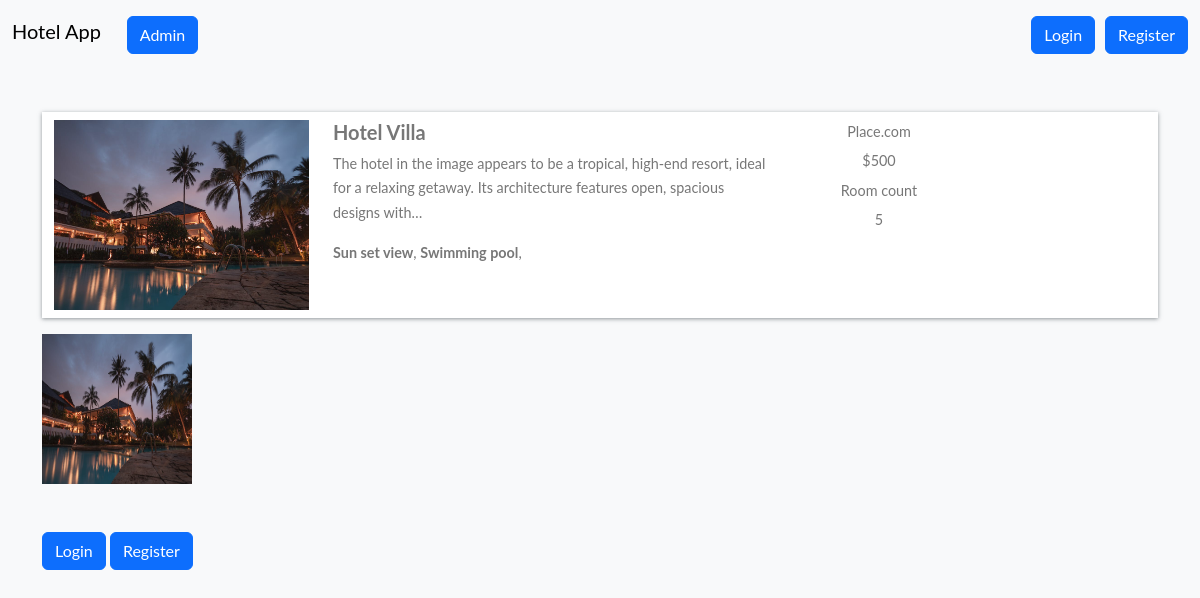
Screenshot of /hotel-detail/518b0b0fa81242f0a5b8b65322e71307/ with the database file from the repository.
### home/models.py (models this page shows, shortened)
class BaseModel(models.Model):
    uid = models.UUIDField(default=uuid.uuid4   , editable=False , primary_key=True)
    created_at = models.DateField(auto_now_add=True)
    updated_at = models.DateField(auto_now_add=True)
    class Meta:
        abstract = True

class Hotel(BaseModel):
    hotel_name= models.CharField(max_length=100)
    hotel_price = models.IntegerField()
    description = models.TextField()
    amenities = models.ManyToManyField(Amenities)
    room_count = models.IntegerField(default=10)

class HotelImages(BaseModel):
    hotel= models.ForeignKey(Hotel ,related_name="images", on_delete=models.CASCADE)
    images = models.ImageField(upload_to="hotels")

class Amenities(BaseModel):
    amenity_name = models.CharField(max_length=100)

### home/views.py (the view, shortened to what this page needs)
# urls.py: path('hotel-detail/<uid>/' , hotel_detail , name="hotel_detail"),
def hotel_detail(request,uid):
    hotel_obj = Hotel.objects.get(uid = uid)
    return render(request , 'hotel_detail.html' ,{
        'hotels_obj' :hotel_obj
    })

### home/templates/hotel_detail.html
{% extends "base.html" %}
{% block start %}
<div class="container mt-5 pt-5">
    <div class="row search-card-result">
        <div class="col-md-3">
            <a href="/hotel-detail/{{hotels_obj.uid}}">
                <img class="img-fluid" src="/media/{{hotels_obj.images.first.images}}" alt="Card image cap">
            </a>
        </div>
        <div class="col-md-5">
            <h5>{{hotels_obj.hotel_name}}</h5>
            <p>
                {{hotels_obj.description|truncatechars:150}}
            </p>
            <p>
                {%for amenitie in hotels_obj.amenities.all %}
                <b>{{amenitie.amenity_name}}</b>,
                {% endfor %}
            </p>
        </div>
        <div class="col-md-2 border-left text-center more-offers">
            <p>Place.com</p>
            <p>${{hotels_obj.hotel_price}}</p>
            <p>Room count</p>
            <p>{{hotels_obj.room_count}}</p>
        </div>
    </div>
    <div class="row">
        {% for image in hotels_obj.images.all %}
        <div class="col-md-2">
            <img src="/media/{{image.images}}" style="height: 150px ; width:150px">
        </div>
        {% endfor %}
    </div>
    {% if request.user.is_authenticated %}
    <div class="filter-card">
        <h5>Book Hotel</h5>
        {%include "messages.html"%}
        <form method="post">
            {% csrf_token %}
            <div class="row form-group">
                <div class="col-md-12">
                    <label for="mintopay">Check in</label>
                    <p>
                        <input type="date" name="checkin" id="checkin" class="form-control">
                    </p>
                </div>
                <div class="col-md-12">
                    <label for="maxtopay">Check out</label>
                    <p>
                        <input type="date" name="checkout" id="checkout" class="form-control">
                    </p>
                </div>
            </div>
            <div class="row form-group">
                <div class="col-md-12">
                    <input type="submit" class="btn btn-primary btn-block" value="Book">
                </div>
            </div>
        </form>
    </div>
    {% else %}
    <a href="/login/" class="btn btn-primary mt-5 ">Login</a>
    <a href="/register/" class="btn btn-primary mt-5 ">Register</a>
    {% endif %}
</div>
{% endblock %}

### home/templates/base.html (style rules this page uses)
body { font-family: "Lato", Arial, sans-serif; font-weight: 400; font-size: 16px; line-height: 1.7; background: #fff; color: #777; }
.search-card-result { box-shadow: 0px 1px 4px rgba(41, 51, 57, 0.5); margin: 1rem 0; padding: 0.5rem 0; background-color: #fff; }
.search-card-result img { height: 190px; }
.search-card-result h5 { font-style: 1.1rem; font-weight: 700; }
.search-card-result p { font-size: 0.9rem; }
.search-card-result .more-offers p { margin-bottom: 0.3rem; }

### rows the page displays
Hotel: images.first.images (picture), hotel_name "Hotel Villa", description "The hotel in the image appears to be a tropical, high-end resort, ideal for a relaxing getaway. Its architecture features open, spacious designs with…", hotel_price "500", room_count "5"
Amenities: amenity_name "Sun set view"
Amenities: amenity_name "Swimming pool"
HotelImages: images (picture)
